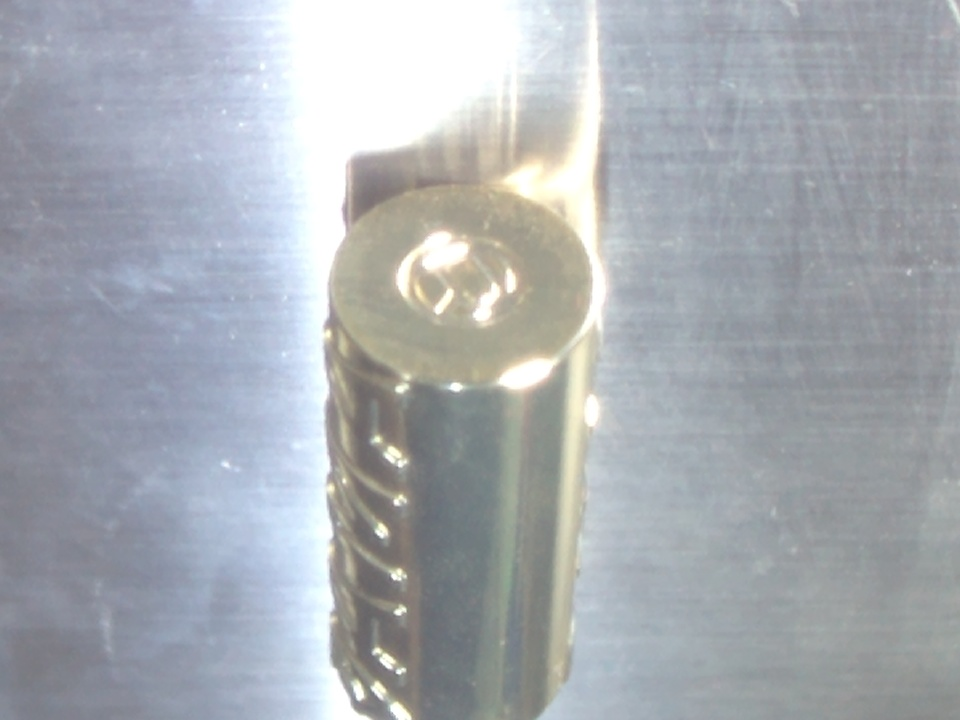
#> input picture img/27P1TX~8.JPG, 960 x 720 px
$ jupyter execute 03_adaptive_equalization.ipynb
#> lines starting #> are read from the running program, lines starting #| are printed output that depends on the picture
[cell 1]
import numpy as np
import cv2 as cv
from matplotlib import pyplot as plt

# /home/pigore/vision_python/PDI/03_histogram/img/2QV5YK~0.JPG
# img = cv.imread('./img/225V3H~L.JPG')
# img = cv.imread('./img/2QV5YK~0.JPG')
# img = cv.imread('./img/27P1TX~8.JPG')
img = cv.imread('../img/27P1TX~8.JPG')
#> img is the input picture: shape (720, 960, 3); mean B, G, R 177.6, 172, 167.4

img = cv.cvtColor(img, cv.COLOR_BGR2GRAY)
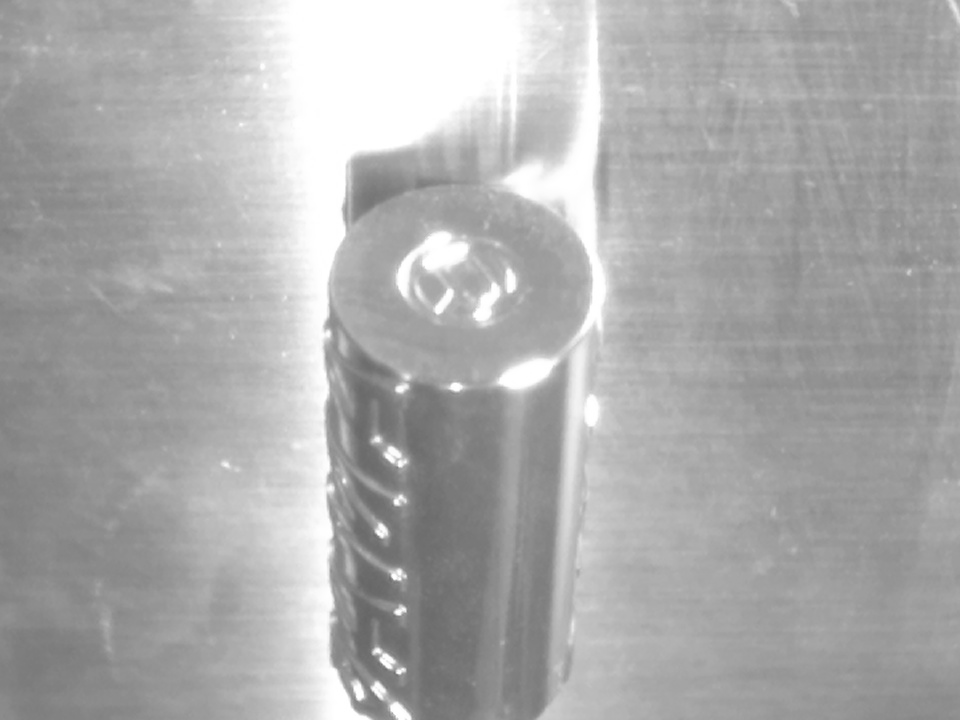
#> img: shape (720, 960); min 101, max 255, mean 171.3

[cell 2]
clahe = cv.createCLAHE(clipLimit=2.0, tileGridSize=(5,5))
cl1 = clahe.apply(img)
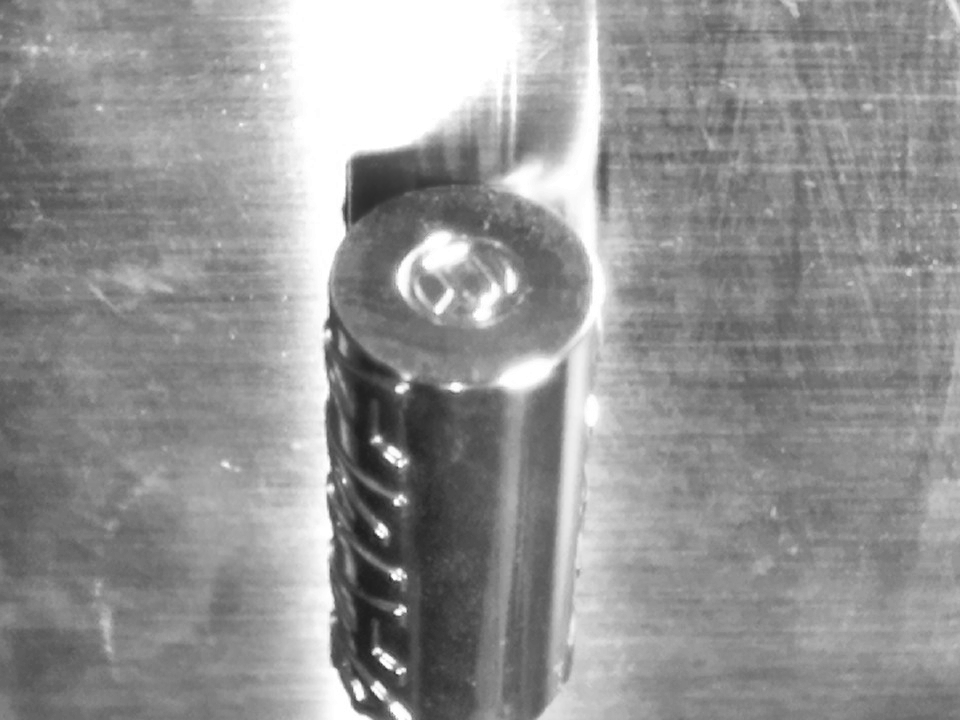
#> cl1: shape (720, 960); min 30, max 255, mean 147.5
res = np.hstack((img, cl1))
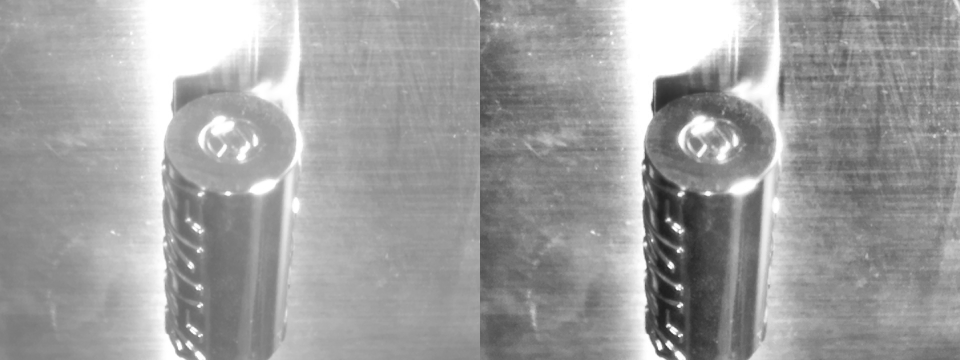
#> res: shape (720, 1920) (shown at 1/2 size); min 30, max 255, mean 159.4


cv.imshow('Resultado', res)

cv.waitKey()
cv.destroyAllWindows()

his, bins = np.histogram(img.flatten(), 256, [0, 256])
#> his = 256 values, max 33861 at index 255, min 0 at index 0, mean 2700; bins = 257 values from 0 to 256
plt.hist(img.flatten(), 256, [0, 256], color = 'b')
plt.xlim([0, 256])
plt.legend('H', loc = 'upper left')
plt.show()
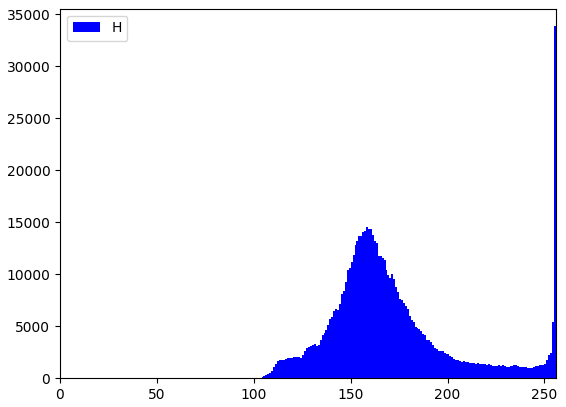
#> figure drawn by matplotlib, 1 panel; tallest bar 33861 high, from x = 255 to 256

his, bins = np.histogram(cl1.flatten(), 256, [0, 256])
#> his = 256 values, max 33975 at index 255, min 0 at index 0, mean 2700
plt.hist(cl1.flatten(), 256, [0, 256], color = 'b')
plt.xlim([0, 256])
plt.legend('H', loc = 'upper left')
plt.show()
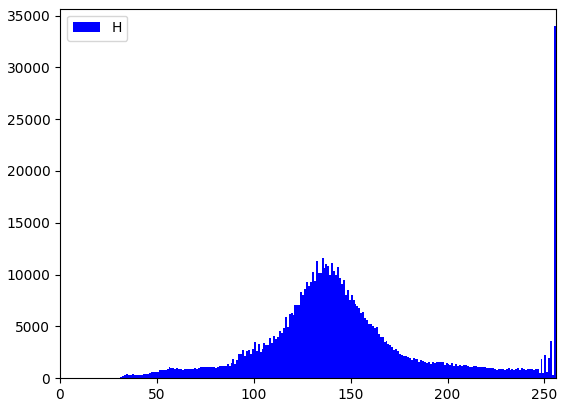
#> figure drawn by matplotlib, 1 panel; tallest bar 33975 high, from x = 255 to 256

$ run again, with 0/2QV5YK~0.JPG copied over img/27P1TX~8.JPG
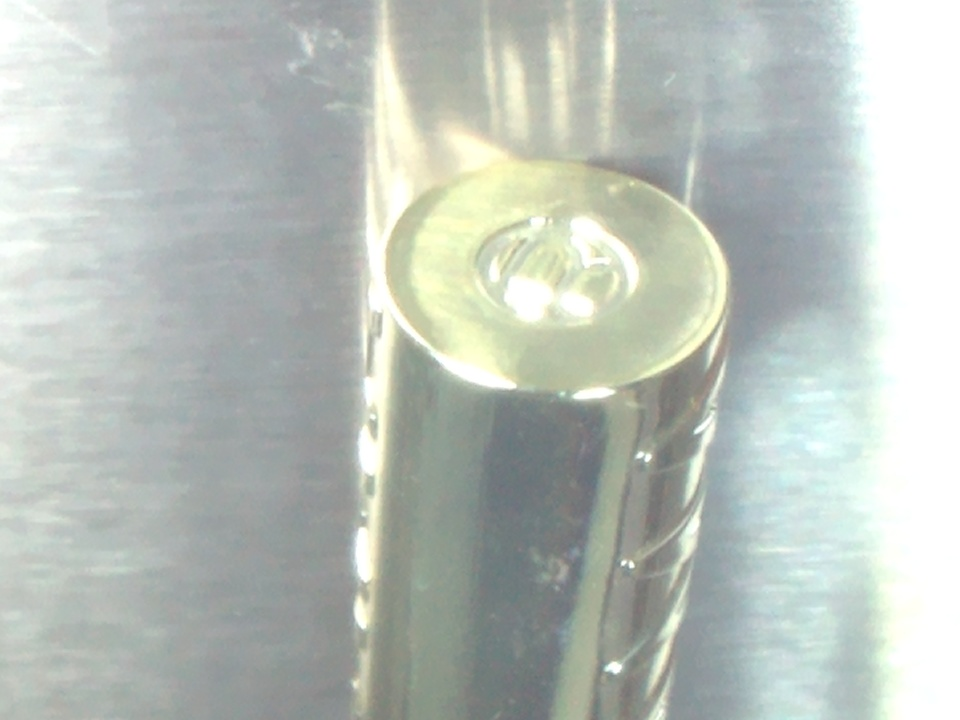
#> input picture 0/2QV5YK~0.JPG, 960 x 720 px
#> img is the input picture: shape (720, 960, 3); mean B, G, R 186.6, 193.2, 186
#> img: shape (720, 960)
#> `res = np.hstack((img, cl1))`:
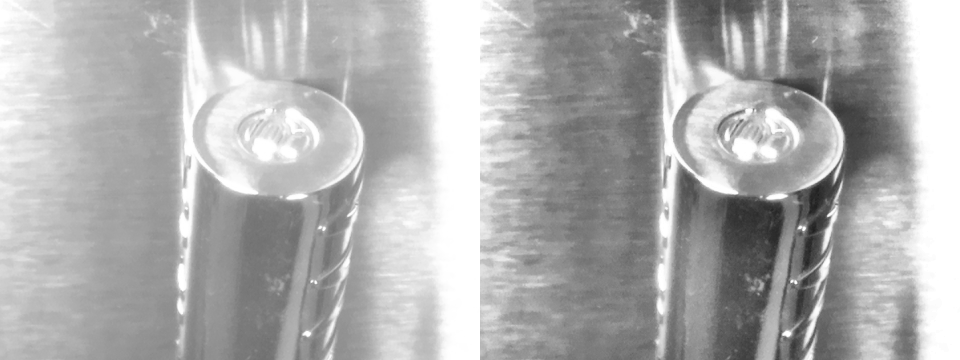
#> res: shape (720, 1920) (shown at 1/2 size); min 29, max 255, mean 174.9
#> `his, bins = np.histogram(img.flatten(), 256, [0, 256])`: his = 256 values, max 53517 at index 255, min 0 at index 0, mean 2700; bins = 257 values from 0 to 256
#> `his, bins = np.histogram(cl1.flatten(), 256, [0, 256])`: his = 256 values, max 53568 at index 255, min 0 at index 0, mean 2700
#> `plt.show()`:
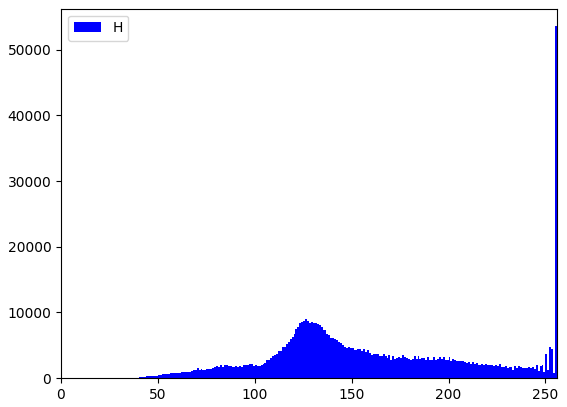
#> figure drawn by matplotlib, 1 panel; tallest bar 53568 high, from x = 255 to 256

$ run again, with img/27P1TX~6.JPG copied over img/27P1TX~8.JPG
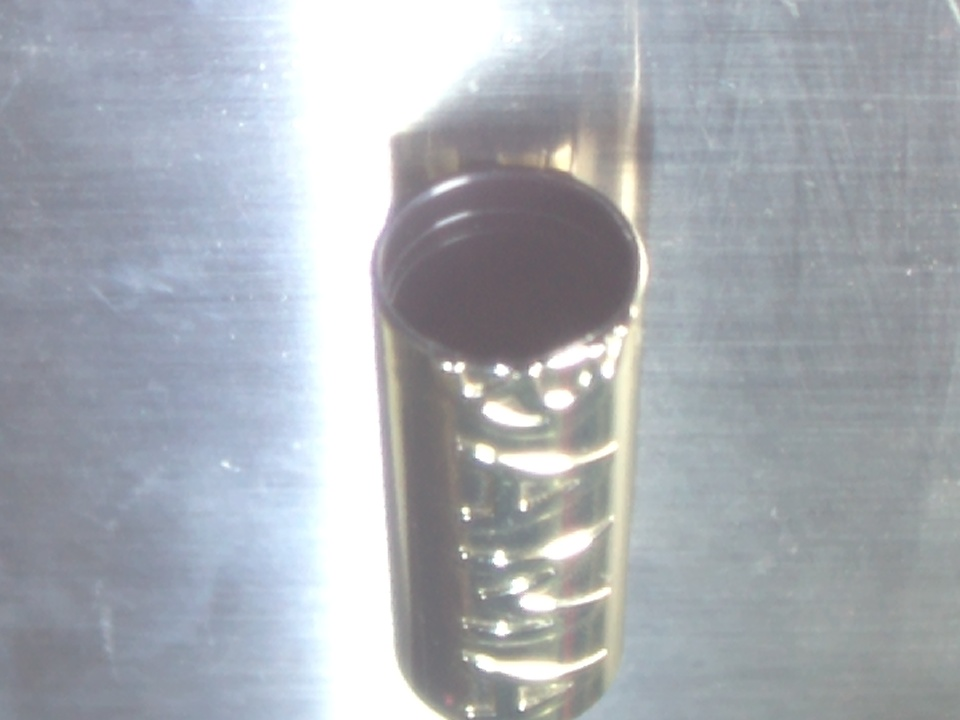
#> input picture img/27P1TX~6.JPG, 960 x 720 px
#> img is the input picture: shape (720, 960, 3); mean B, G, R 179, 172.3, 167.6
#> img: shape (720, 960)
#> `res = np.hstack((img, cl1))`:
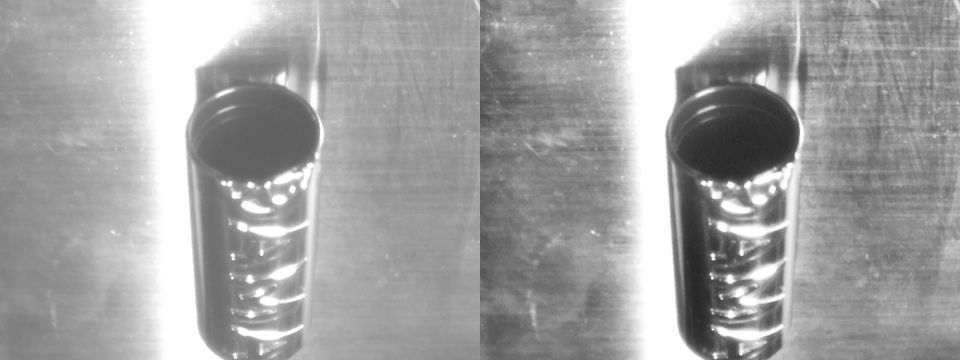
#> res: shape (720, 1920) (shown at 1/2 size); min 37, max 255, mean 161.3
#> his = 256 values, max 58180 at index 255, min 0 at index 0, mean 2700; bins = 257 values from 0 to 256
#> `plt.show()`:
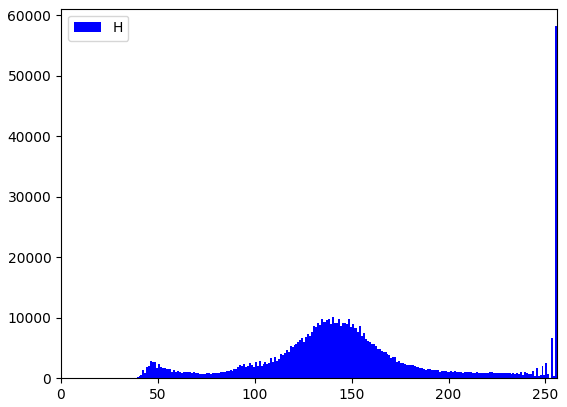
#> figure drawn by matplotlib, 1 panel; tallest bar 58180 high, from x = 255 to 256
